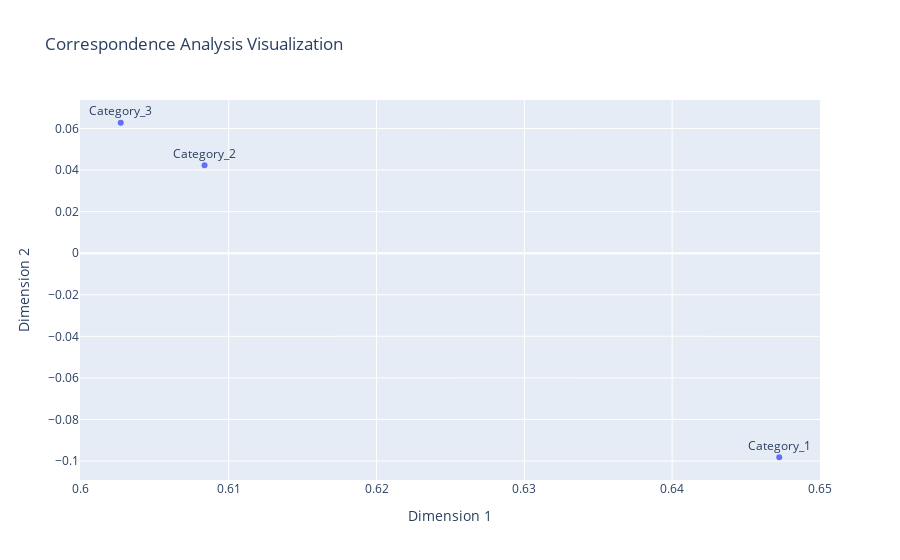

The cell this chart's notebook holds for it:
### Code cell
import pandas as pd
import numpy as np
from sklearn.decomposition import TruncatedSVD
import plotly.express as px

# Example Contingency Table
data = pd.DataFrame({
    'Type_A': [5, 10, 15],
    'Type_B': [10, 20, 30],
    'Type_C': [20, 25, 35]
}, index=['Category_1', 'Category_2', 'Category_3'])

# Normalize the table (CA step)
data_norm = data.div(data.sum(axis=1), axis=0)

# Perform Correspondence Analysis using SVD
svd = TruncatedSVD(n_components=2)
coordinates = svd.fit_transform(data_norm)

# Prepare Data for Plotly Visualization
result = pd.DataFrame(coordinates, columns=[
                      'Dim_1', 'Dim_2'], index=data.index)
result['Category'] = result.index

# Visualize in Plotly
fig = px.scatter(
    result,
    x='Dim_1', y='Dim_2',
    text='Category',
    title='Correspondence Analysis Visualization',
    labels={'Dim_1': 'Dimension 1', 'Dim_2': 'Dimension 2'}
)

fig.update_traces(textposition='top center')
fig.show()

### Figure 1 — Plotly figure (JSON) as saved in the notebook; plotly's stock layout.template omitted (floating-point values rounded to 4 significant figures)
{"data": [{"hovertemplate": "Dimension 1=%{x}<br>Dimension 2=%{y}<br>Category=%{text}<extra></extra>", "legendgroup": "", "marker": {"color": "#636efa", "symbol": "circle"}, "mode": "markers+text", "name": "", "orientation": "v", "showlegend": false, "text": ["Category_1", "Category_2", "Category_3"], "textposition": "top center", "type": "scatter", "x": [0.6472, 0.6084, 0.6027], "xaxis": "x", "y": [-0.09821, 0.04229, 0.06278], "yaxis": "y"}], "layout": {"legend": {"tracegroupgap": 0}, "title": {"text": "Correspondence Analysis Visualization"}, "xaxis": {"anchor": "y", "domain": [0, 1], "title": {"text": "Dimension 1"}}, "yaxis": {"anchor": "x", "domain": [0, 1], "title": {"text": "Dimension 2"}}}}
